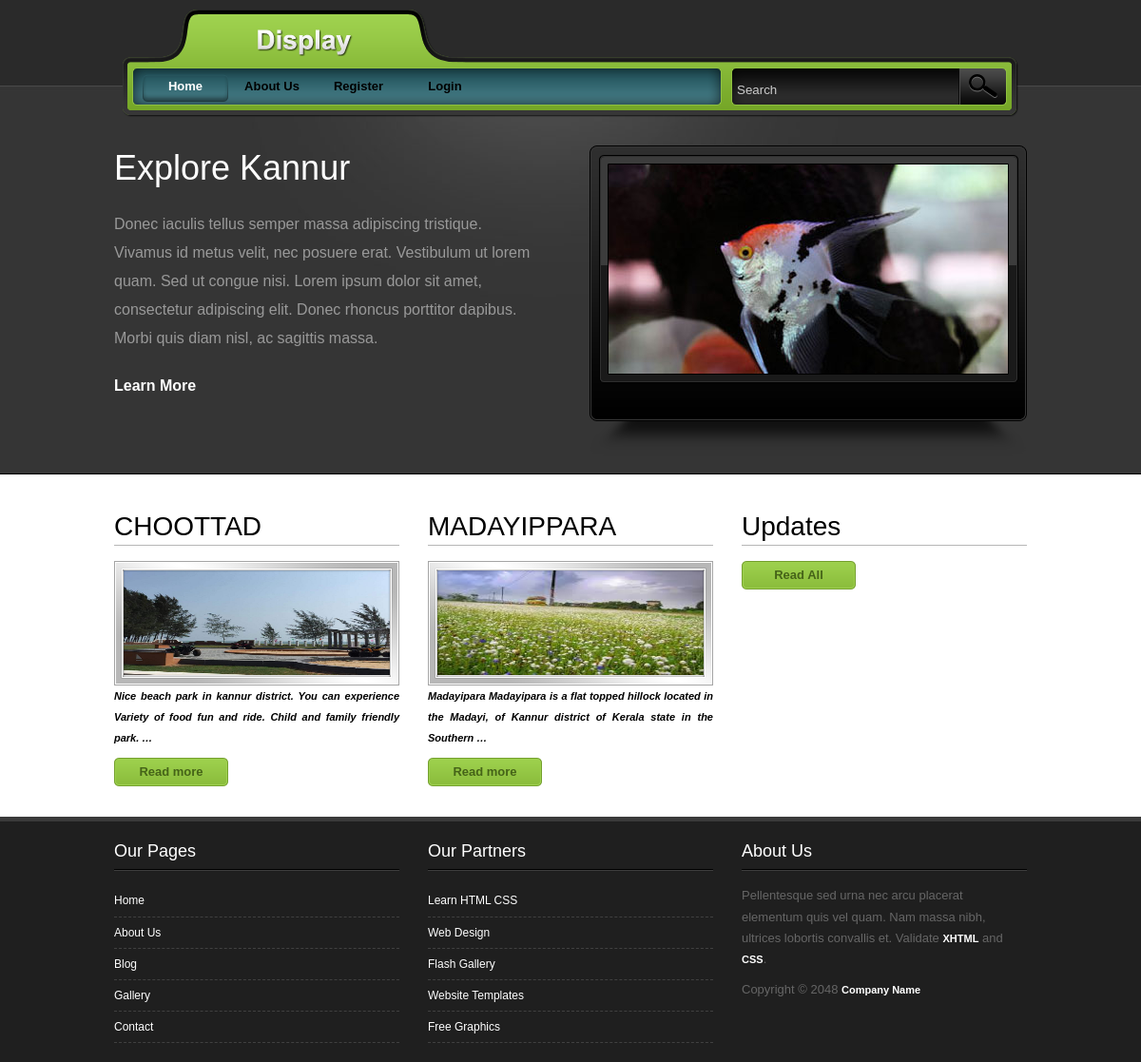
The page / on the database its author committed.
### travelapp/models.py (models this page shows, shortened)
class place(models.Model):
    name = models.CharField(max_length=250)
    img = models.ImageField(upload_to='pics')
    des = models.TextField()

### travelapp/views.py (the view)
# urls.py: path('', views.demo, name='demo'),
def demo(request):
    obj=place.objects.all()
    update_obj = Newupdates.objects.all()
    return render(request,"index.html",{'result':obj,'update_res':update_obj})

### travelapp/templates/index.html (shortened to what this page needs)
<!DOCTYPE html PUBLIC "-//W3C//DTD XHTML 1.0 Transitional//EN" "http://www.w3.org/TR/xhtml1/DTD/xhtml1-transitional.dtd">
{% load static %}
<html xmlns="http://www.w3.org/1999/xhtml">
<head>
<link href="{% static 'css/tooplate_style.css' %}" rel="stylesheet" type="text/css" />
<link rel="stylesheet" type="text/css" href="{% static 'css/contentslider.css' %}" />
</head>
<body id="home">
<div id="tooplate_wrapper_home">
	<div id="tooplate_header">
    	<div id="site_title"><h1><a href="#">Explore Kannur</a></h1></div>
        <div id="tooplate_menu">
            <ul>
                <li><a href="#" class="current">Home</a></li>
                <li><a href="#">About Us</a></li>
                {% if user.is_authenticated %}
                <li style="color:white;text-transform:uppercase;">Hello <b>{{user.username }}</b></li>
                <li><a href="credentials/logout">Logout</a></li>
                {% else %}
                <li><a href="credentials/register">Register</a></li>
                <li><a href="credentials/login">Login</a></li>
                {% endif %}
            </ul>
            <div id="search_box">
                <form action="#" method="get">
                <input type="text" value="Search" name="q" size="10" id="searchfield" title="searchfield" onfocus="clearText(this)" onblur="clearText(this)" />
                <input type="submit" name="Search" value="" id="searchbutton" title="Search" />
                </form>
            </div>
        </div>
    </div>
    <div id="tooplate_middle">
    	<div id="mid_slider">
        	<div id="slider1" class="sliderwrapper">
                <div class="contentdiv">
                    <img src="{% static 'images/slider/image_00.jpg' %}" alt="Image 00" />
                </div>
            </div>
            <div id="paginate-slider1" class="pagination">
          </div>
        </div>
        <div id="mid_left">
            <div id="mid_title">
               Explore Kannur
            </div>
            <p>Donec iaculis tellus semper massa adipiscing tristique. Vivamus id metus velit, nec posuere erat. Vestibulum ut lorem quam. Sed ut congue nisi. Lorem ipsum dolor sit amet, consectetur adipiscing elit. Donec rhoncus porttitor dapibus. Morbi quis diam nisl, ac sagittis massa.</p>
            <div id="learn_more"><a href="#">Learn More</a></div>
	  </div>
	</div>
     <div id="tooplate_main">
        <div id="tooplate_content">
            {% for i in result %}
			<div class="col_allw300">
                <h2>{{ i.name }}</h2>
                <div class="image_frame"><span></span><img src="{{ i.img.url }}" alt="Image 01" /></div>
              	<p align="justify"><em>{{ i.des|truncatewords:20 }} </em></p>
                <a href="#" class="more">Read more</a>
            </div>
            {% endfor %}
            <div class="col_allw300 col_last">
                <h2>Updates</h2>
                <a href="#" class="more">Read All</a>
            </div>
        </div>
    </div>
</div>
<div id="tooplate_footer_wrapper">
    <div id="tooplate_footer">
    	<div class="col_allw300">
        	<h4>Our Pages</h4>
            <ul class="footer_list">
            	<li><a href="index.html">Home</a></li>
                <li><a href="about.html">About Us</a></li>
                <li><a href="blog.html">Blog</a></li>
                <li><a href="gallery.html">Gallery</a></li>
                <li><a href="contact.html">Contact</a></li>
            </ul>
        </div>
    	<div class="col_allw300">
        	<h4>Our Partners</h4>
            <ul class="footer_list">
            	<li><a href="#">Learn HTML CSS</a></li>
                <li><a href="#">Web Design</a></li>
            	<li><a href="#">Flash Gallery</a></li>
                <li><a href="#">Website Templates</a></li>
                <li><a href="#">Free Graphics</a></li>
            </ul>
        </div>
    	<div class="col_allw300 col_last">
        	<h4>About Us</h4>
            Pellentesque sed urna nec arcu placerat elementum quis vel quam. Nam massa nibh, ultrices lobortis convallis et. Validate <a href="http://validator.w3.org/check?uri=referer" rel="nofollow"><strong>XHTML</strong></a> and <a href="http://jigsaw.w3.org/css-validator/check/referer" rel="nofollow"><strong>CSS</strong></a>.
            <div class="cleaner h10"></div>
            Copyright © 2048 <a href="#">Company Name</a>
        </div>
    </div>
</div>
</body>
</html>

### travelapp/static/css/contentslider.css (style rules this page uses)
.sliderwrapper { position: relative; overflow: hidden; width: 440px; height: 220px; }
.sliderwrapper .contentdiv { visibility: hidden; position: absolute; left: 0; top: 0; width: 440px; height: 100%; filter:progid:DXImageTransform.Microsoft.alpha(opacity=100); -moz-opacity: 1; opacity: 1; }
.pagination { position: absolute; bottom: -30px; right: 10px; }

### rows shown on the page
place: name "CHOOTTAD", des "Nice beach park in kannur district. You can experience Variety of food fun and ride. Child and family friendly park. …"
place: name "MADAYIPPARA", des "Madayipara Madayipara is a flat topped hillock located in the Madayi, of Kannur district of Kerala state in the Southern …"
